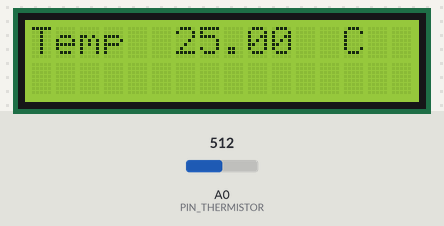
A sketch run on a simulated Arduino Uno, built with avr-gcc and run on an emulated ATmega328P. Shown: 16×2 character LCD. The test bench sets the inputs (shaded band); at power-on: A0 (PIN_THERMISTOR) = 512. What the sketch prints to the serial monitor is not drawn.

Above: at 1.2 s.
1.3 s: A0 (PIN_THERMISTOR) set to 716
At 1.8 s:
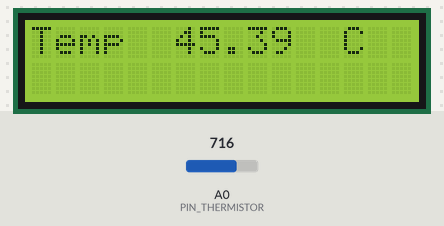
3.0 s: A0 (PIN_THERMISTOR) set to 900
At 3.4 s:
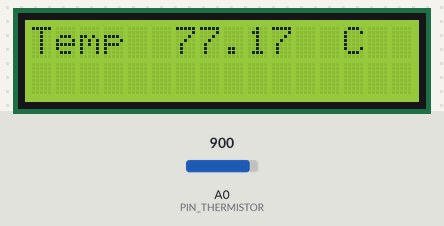
4.5 s: A0 (PIN_THERMISTOR) set to 1023
At 5.0 s:
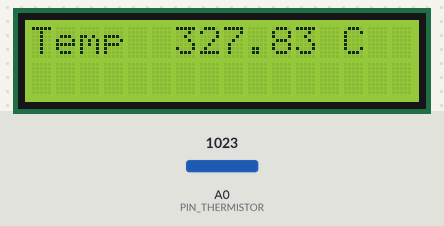
Timing chart, 0 to 7.5 s (numbered marks = the images above; inputs shaded):
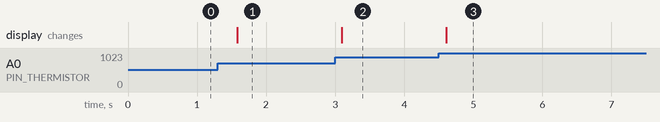

The sketch:

lcd-thermometer.ino
```cpp
#include <LiquidCrystal.h>

constexpr uint8_t PIN_THERMISTOR = A0;
constexpr uint8_t LCD_RS = 7, LCD_EN = 8;
constexpr uint8_t LCD_D4 = 9, LCD_D5 = 10, LCD_D6 = 11, LCD_D7 = 12;

constexpr float SERIES_RESISTOR = 10000.0f;
constexpr float STEINHART_A = 0.001129148f;
constexpr float STEINHART_B = 0.000234125f;
constexpr float STEINHART_C = 0.0000000876741f;

LiquidCrystal lcd(LCD_RS, LCD_EN, LCD_D4, LCD_D5, LCD_D6, LCD_D7);

float readTempC() {
    int raw = analogRead(PIN_THERMISTOR);
    float lnR = log(SERIES_RESISTOR * (1024.0f / raw - 1.0f));
    float tempK =
        1.0f / (STEINHART_A + (STEINHART_B + STEINHART_C * lnR * lnR) * lnR);
    return tempK - 273.15f;
}

void setup() {
    lcd.begin(16, 2);
    Serial.begin(9600);
}

void loop() {
    float tempC = readTempC();
    Serial.println(tempC);
    lcd.setCursor(0, 0);
    lcd.print("Temp         C  ");
    lcd.setCursor(6, 0);
    lcd.print(tempC);
    delay(500);
}
```

Measured:
- after the input at 1.3 s, the display: changes after 0.28 s (image 1)
- after the input at 3.0 s, the display: changes after 0.09 s (image 2)
- after the input at 4.5 s, the display: changes after 0.10 s (image 3)
